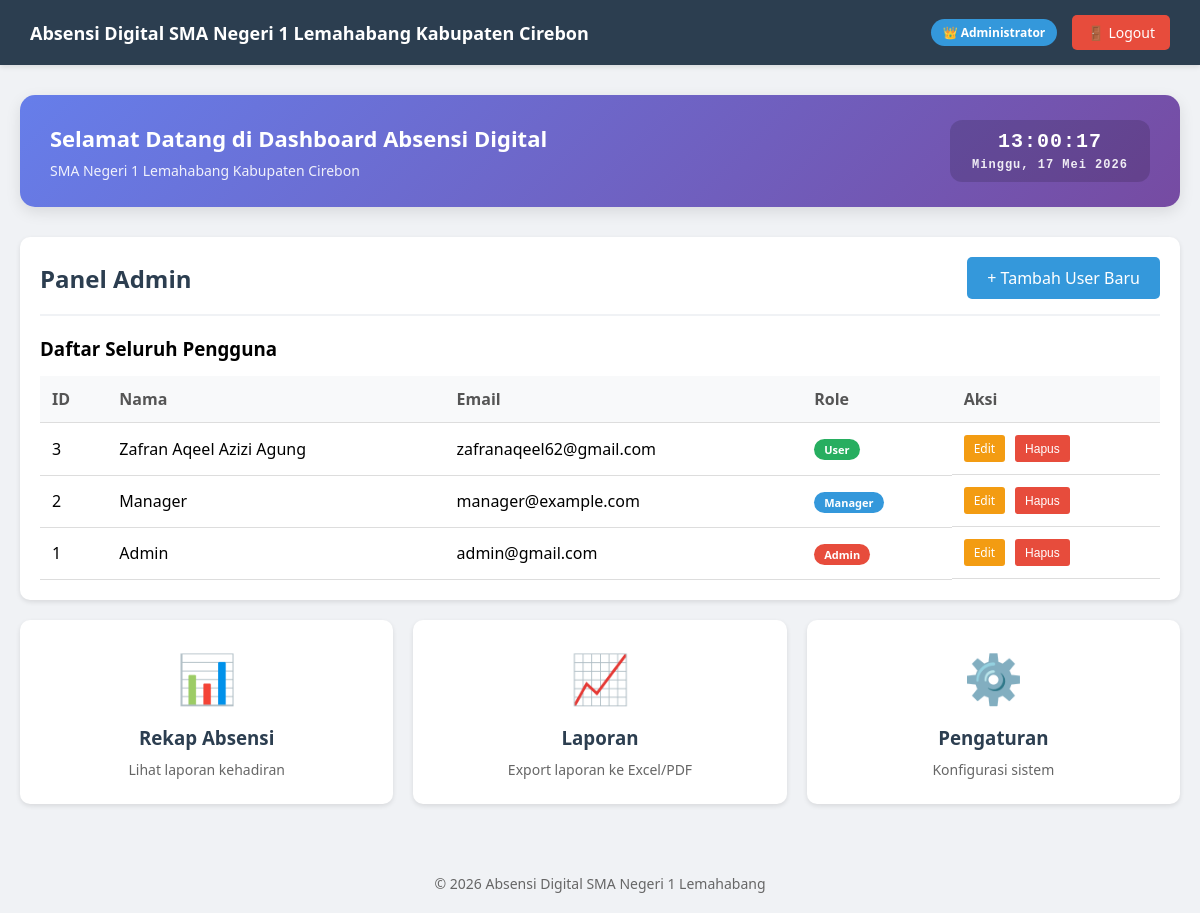
/dashboard.php (signed in), run on the app's committed database.
### tables this page shows
CREATE TABLE `users` (
  `id` int(11) NOT NULL,
  `nama` varchar(100) DEFAULT NULL,
  `email` varchar(100) DEFAULT NULL,
  `password` varchar(255) DEFAULT NULL,
  `role` enum('admin','user','manager') DEFAULT 'user'
);

### dashboard.php (the view, shortened to what this page needs)
<?php
include 'connection.php';
$role = $_SESSION['role'];
?>
<!DOCTYPE html>
<html>
<head>
    <link rel="stylesheet" href="Style/dashboardStyle.css">
</head>
<body>
<div class="navbar">
    <h1>Absensi Digital SMA Negeri 1 Lemahabang Kabupaten Cirebon</h1>
    <div class="right-section">
        <div class="user-info">
            <span class="role-badge">
                <?php
                    if ($role == 'admin') echo "👑 Administrator";
                    elseif ($role == 'manager') echo "📊 Manager";
                    else echo "👤 Pengguna";
                ?>
            </span>
            <a href="logout.php" class="logout-btn">🚪 Logout</a>
        </div>
    </div>
</div>
<div class="container">
    <div class="welcome-card">
        <div class="welcome-text">
            <h2>Selamat Datang di Dashboard Absensi Digital</h2>
            <p>SMA Negeri 1 Lemahabang Kabupaten Cirebon</p>
        </div>
        <div class="welcome-clock">
            <div class="clock" id="realTimeClock">
                <div id="time">--:--:--</div>
                <div id="date" class="date">---, -- --- ----</div>
            </div>
        </div>
    </div>
    <?php if ($role == 'admin'): ?>
        <div class="admin-panel">
            <div class="admin-header">
                <h2>Panel Admin</h2>
                <a href="addUser.php" class="btn-primary">+ Tambah User Baru</a>
            </div>
            <h3>Daftar Seluruh Pengguna</h3>
            <?php
            $query = "SELECT * FROM users ORDER BY id DESC";
            $result = mysqli_query($conn, $query);
            if (mysqli_num_rows($result) > 0):
            ?>
            <div style="overflow-x: auto;">
                <table class="user-table">
                    <thead>
                        <tr>
                            <th>ID</th>
                            <th>Nama</th>
                            <th>Email</th>
                            <th>Role</th>
                            <th>Aksi</th>
                        </tr>
                    </thead>
                    <tbody>
                        <?php while($user = mysqli_fetch_assoc($result)): ?>
                        <tr>
                            <td><?php echo $user['id']; ?></td>
                            <td><?php echo htmlspecialchars($user['nama']); ?></td>
                            <td><?php echo htmlspecialchars($user['email']); ?></td>
                            <td>
                                <span class="role-badge-small role-<?php echo $user['role']; ?>">
                                    <?php echo ucfirst($user['role']); ?>
                                </span>
                            </td>
                            <td class="action-buttons">
                                <a href="editUser.php?id=<?php echo $user['id']; ?>" class="edit-btn">Edit</a>
                                <button onclick="deleteUser(<?php echo $user['id']; ?>)" class="delete-btn">Hapus</button>
                            </td>
                        </tr>
                        <?php endwhile; ?>
                    </tbody>
                </table>
            </div>
            <?php else: ?>
                <p>Belum ada pengguna terdaftar.</p>
            <?php endif; ?>
        </div>
        <div class="menu-grid">
            <a href="rekapAbsensi.php" class="menu-card">
                <div class="icon">📊</div>
                <div>
                    <h3>Rekap Absensi</h3>
                    <p>Lihat laporan kehadiran</p>
                </div>
            </a>
            <a href="laporan.php" class="menu-card">
                <div class="icon">📈</div>
                <div>
                    <h3>Laporan</h3>
                    <p>Export laporan ke Excel/PDF</p>
                </div>
            </a>
            <a href="pengaturan.php" class="menu-card">
                <div class="icon">⚙️</div>
                <div>
                    <h3>Pengaturan</h3>
                    <p>Konfigurasi sistem</p>
                </div>
            </a>
        </div>
    <?php endif; ?>
</div>
<footer>
    <p>&copy; <?php echo date('Y'); ?> Absensi Digital SMA Negeri 1 Lemahabang</p>
</footer>
</body>
</html>

### Style/dashboardStyle.css (style rules this page uses)
* { margin: 0; padding: 0; box-sizing: border-box; }
body { font-family: 'Segoe UI', Tahoma, Geneva, Verdana, sans-serif; background: #f0f2f5; min-height: 100vh; }
.clock { font-family: 'Courier New', monospace; font-size: 20px; font-weight: bold; background: rgba(0, 0, 0, 0.15); padding: 10px 20px; border-radius: 12px; letter-spacing: 1px; text-align: center; min-width: 200px; }
.date { font-size: 12px; opacity: 0.9; margin-top: 5px; }
.welcome-card { display: flex; justify-content: space-between; align-items: center; background: linear-gradient(135deg, #667eea 0%, #764ba2 100%); color: white; padding: 25px 30px; border-radius: 15px; margin-bottom: 30px; box-shadow: 0 5px 15px rgba(0,0,0,0.1); }
.welcome-text { flex: 1; }
.welcome-text h2 { font-size: 22px; margin-bottom: 8px; }
.welcome-text p { opacity: 0.9; font-size: 14px; }
.welcome-clock { margin-left: 20px; }
.navbar { display: flex; justify-content: space-between; align-items: center; flex-wrap: wrap; gap: 15px; background: #2c3e50; color: white; padding: 15px 30px; box-shadow: 0 2px 5px rgba(0,0,0,0.1); }
.navbar h1 { font-size: 18px; margin: 0; }
.right-section { display: flex; align-items: center; gap: 20px; }
.user-info { display: flex; align-items: center; gap: 15px; }
.role-badge { background: #3498db; padding: 5px 12px; border-radius: 20px; font-size: 12px; font-weight: bold; }
.logout-btn { background: #e74c3c; color: white; padding: 8px 15px; text-decoration: none; border-radius: 5px; font-size: 14px; transition: background 0.3s; }
.container { max-width: 1200px; margin: 30px auto; padding: 0 20px; }
.admin-panel { background: white; border-radius: 10px; padding: 20px; box-shadow: 0 2px 5px rgba(0,0,0,0.1); overflow-x: auto; }
.admin-header { display: flex; justify-content: space-between; align-items: center; margin-bottom: 20px; padding-bottom: 15px; border-bottom: 2px solid #f0f2f5; flex-wrap: wrap; gap: 15px; }
.admin-header h2 { color: #2c3e50; }
.btn-primary { background: #3498db; color: white; padding: 10px 20px; text-decoration: none; border-radius: 5px; transition: background 0.3s; display: inline-block; }
.user-table { width: 100%; border-collapse: collapse; margin-top: 15px; }
.user-table th, .user-table td { padding: 12px; text-align: left; border-bottom: 1px solid #ddd; }
.user-table th { background: #f8f9fa; font-weight: bold; color: #555; }
.role-badge-small { padding: 3px 10px; border-radius: 20px; font-size: 11px; font-weight: bold; display: inline-block; }
.role-admin { background: #e74c3c; color: white; }
.role-manager { background: #3498db; color: white; }
.role-user { background: #27ae60; color: white; }
.action-buttons { display: flex; gap: 10px; flex-wrap: wrap; }
.edit-btn { background: #f39c12; color: white; padding: 5px 10px; text-decoration: none; border-radius: 3px; font-size: 12px; }
.delete-btn { background: #e74c3c; color: white; padding: 5px 10px; border: none; border-radius: 3px; font-size: 12px; cursor: pointer; }
.menu-grid { display: grid; grid-template-columns: repeat(auto-fit, minmax(250px, 1fr)); gap: 20px; margin-top: 20px; }
.menu-card { background: white; padding: 25px; border-radius: 10px; text-align: center; text-decoration: none; color: #333; transition: transform 0.3s, box-shadow 0.3s; box-shadow: 0 2px 5px rgba(0,0,0,0.1); display: block; }
.menu-card .icon { font-size: 48px; margin-bottom: 15px; }
.menu-card h3 { margin-bottom: 10px; color: #2c3e50; }
.menu-card p { font-size: 14px; color: #666; }
footer { text-align: center; margin-top: 50px; padding: 20px; color: #666; font-size: 14px; }

### data on the page
users: id "3", nama "Zafran Aqeel Azizi Agung", email "zafranaqeel62@gmail.com", role "User"
users: id "2", nama "Manager", email "manager@example.com", role "Manager"
users: id "1", nama "Admin", email "admin@gmail.com", role "Admin"
